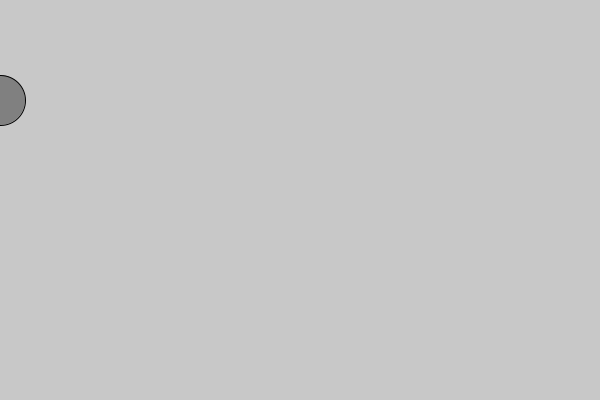
Frame 1 (no input)
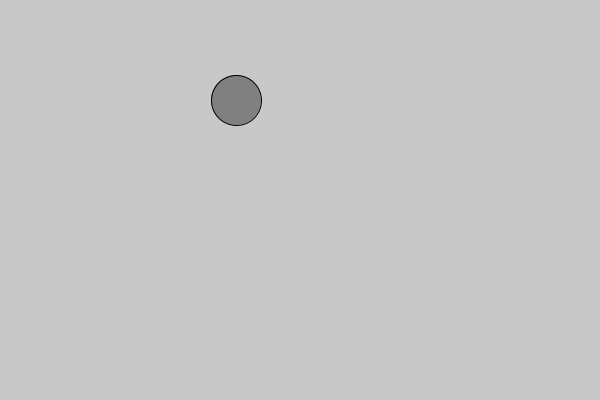
Frame 60 (the mouse pressed at the canvas centre just before this capture)
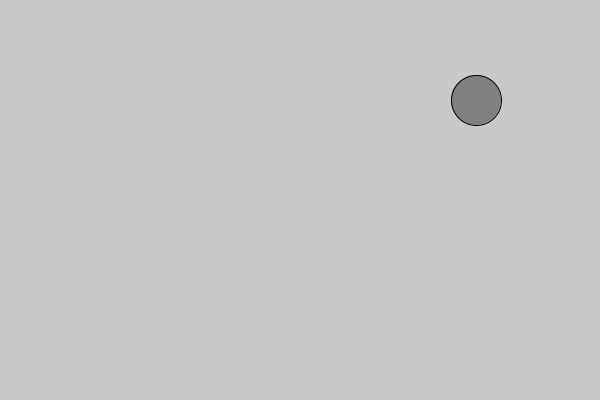
Frame 120 (the mouse held since frame 60 and released just before this capture)

The Processing sketch that drew these frames (run headless with seeded random() and noise(); from frame 60 on, the mouse is pressed at the canvas centre):

// Processing sketch: sketch_dynamicmode
// ── sketch_dynamicmode.pde
int x;

void setup(){
  size(600,400);
  x=0;
}

void draw(){
  background(200);
  fill(128);
  ellipse(x,100,50,50);
  x = x + 4;
}
